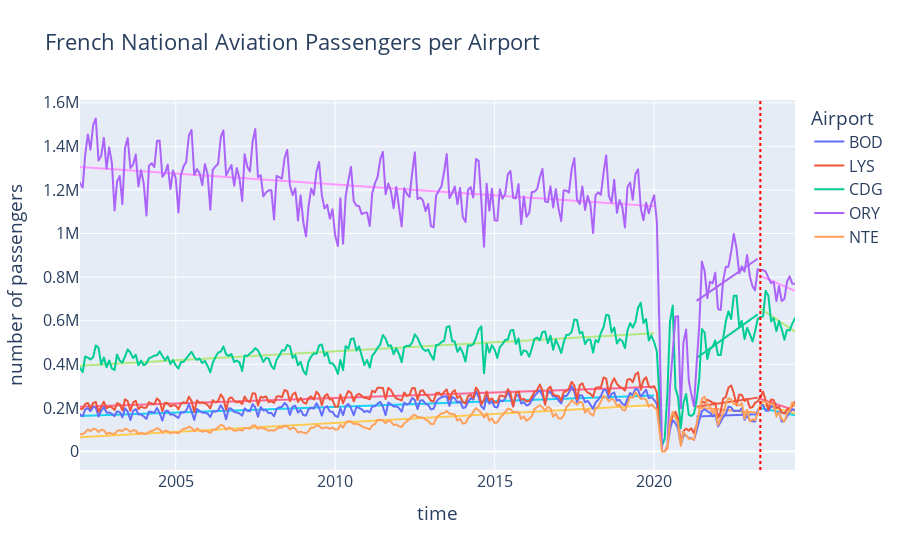

Notebook code for this chart:
### Code cell
#importing data for national airports in France
eurostat_french_airports = pd.read_csv('Data/Eurostat_national_air_passengers_by_French_airports_2002-2024.csv')
french_airports = eurostat_french_airports.iloc[:, -4:-1]
                            
#replacing eurostat format of airport codes into IATA format
french_airports_mapping = {
    'FR_LFBD': 'BOD',
    'FR_LFLL': 'LYS',
    'FR_LFPG': 'CDG',
    'FR_LFPO': 'ORY',
    'FR_LFRS': 'NTE'
}

french_airports['rep_airp'] = french_airports['rep_airp'].replace(french_airports_mapping)

#sorting data pre, post Covid and after regulation
french_airports_preCovid = french_airports[french_airports['TIME_PERIOD'] <= '2020-01']
french_airports_postCovid = french_airports[(french_airports['TIME_PERIOD'] >= '2021-05') & (french_airports['TIME_PERIOD'] <= '2023-04')]
french_airports_after_regulation = french_airports[french_airports['TIME_PERIOD'] >= '2023-05']

#define a function that will print trendline equations
def print_trendline_equations(period_name, data, time_column, value_column):
    print(f"\nTrendline equations for {period_name}:")
    for airport in data['rep_airp'].unique():
        airport_data = data[data['rep_airp'] == airport]
        time_numeric = pd.to_datetime(airport_data[time_column]).map(pd.Timestamp.toordinal)
        trend = np.polyfit(time_numeric, airport_data[value_column], 1)
        slope, intercept = trend
        print(f"{airport}: y = {slope:.2f}x + {intercept:.2f}")

#prints trendline equations
print_trendline_equations("pre-Covid", french_airports_preCovid, 'TIME_PERIOD', 'OBS_VALUE')
print_trendline_equations("post-Covid", french_airports_postCovid, 'TIME_PERIOD', 'OBS_VALUE')
print_trendline_equations("after regulation", french_airports_after_regulation, 'TIME_PERIOD', 'OBS_VALUE')

#graphing data for national airports in France
fig2 = px.line(french_airports, 
              x='TIME_PERIOD', 
              y='OBS_VALUE', 
              color='rep_airp',
              labels={'TIME_PERIOD': 'time', 'OBS_VALUE': 'number of passengers', 'rep_airp': 'Airport'},
              title='French National Aviation Passengers per Airport',
              )

#plotting trendlines pre and post Covid
for airport in french_airports_preCovid['rep_airp'].unique():
    airport_data = french_airports_preCovid[french_airports_preCovid['rep_airp'] == airport]
    time_numeric = pd.to_datetime(airport_data['TIME_PERIOD']).map(pd.Timestamp.toordinal)
    trend = np.polyfit(time_numeric, airport_data['OBS_VALUE'], 1)
    trendline = trend[0] * time_numeric + trend[1]
    fig2.add_scatter(
        x=airport_data['TIME_PERIOD'], 
        y=trendline, 
        mode='lines', 
        name=f'{airport} Trendline',
        showlegend= False
    )

for airport in french_airports_postCovid['rep_airp'].unique():
    airport_data = french_airports_postCovid[french_airports_postCovid['rep_airp'] == airport]
    time_numeric = pd.to_datetime(airport_data['TIME_PERIOD']).map(pd.Timestamp.toordinal)
    trend = np.polyfit(time_numeric, airport_data['OBS_VALUE'], 1)
    trendline = trend[0] * time_numeric + trend[1]
    fig2.add_scatter(
        x=airport_data['TIME_PERIOD'], 
        y=trendline, 
        mode='lines', 
        name=f'{airport} Trendline',
        showlegend= False
    )

for airport in french_airports_after_regulation['rep_airp'].unique():
    airport_data = french_airports_after_regulation[french_airports_after_regulation['rep_airp'] == airport]
    time_numeric = pd.to_datetime(airport_data['TIME_PERIOD']).map(pd.Timestamp.toordinal)
    trend = np.polyfit(time_numeric, airport_data['OBS_VALUE'], 1)
    trendline = trend[0] * time_numeric + trend[1]
    fig2.add_scatter(
        x=airport_data['TIME_PERIOD'], 
        y=trendline, 
        mode='lines', 
        name=f'{airport} Trendline',
        showlegend= False
    )

fig2.add_vline(x='2023-05', line_width=2, line_dash='dot', line_color='red')

fig2.update_layout(height = 550, 
    font = dict(size = 16))

fig2.show()

### Figure 1 — Plotly figure (JSON) as saved in the notebook; plotly's stock layout.template omitted (floating-point values rounded to 4 significant figures; data arrays with more than 128 entries replaced by an {"elided": "..."} marker saying what was removed)
{"data": [{"hovertemplate": "Airport=BOD<br>time=%{x}<br>number of passengers=%{y}<extra></extra>", "legendgroup": "BOD", "line": {"color": "#636efa", "dash": "solid"}, "marker": {"symbol": "circle"}, "mode": "lines", "name": "BOD", "showlegend": true, "type": "scattergl", "x": {"elided": "270 str values"}, "xaxis": "x", "y": {"elided": "270 int values"}, "yaxis": "y"}, {"hovertemplate": "Airport=LYS<br>time=%{x}<br>number of passengers=%{y}<extra></extra>", "legendgroup": "LYS", "line": {"color": "#EF553B", "dash": "solid"}, "marker": {"symbol": "circle"}, "mode": "lines", "name": "LYS", "showlegend": true, "type": "scattergl", "x": {"elided": "270 str values"}, "xaxis": "x", "y": {"elided": "270 int values"}, "yaxis": "y"}, {"hovertemplate": "Airport=CDG<br>time=%{x}<br>number of passengers=%{y}<extra></extra>", "legendgroup": "CDG", "line": {"color": "#00cc96", "dash": "solid"}, "marker": {"symbol": "circle"}, "mode": "lines", "name": "CDG", "showlegend": true, "type": "scattergl", "x": {"elided": "270 str values"}, "xaxis": "x", "y": {"elided": "270 int values"}, "yaxis": "y"}, {"hovertemplate": "Airport=ORY<br>time=%{x}<br>number of passengers=%{y}<extra></extra>", "legendgroup": "ORY", "line": {"color": "#ab63fa", "dash": "solid"}, "marker": {"symbol": "circle"}, "mode": "lines", "name": "ORY", "showlegend": true, "type": "scattergl", "x": {"elided": "270 str values"}, "xaxis": "x", "y": {"elided": "270 int values"}, "yaxis": "y"}, {"hovertemplate": "Airport=NTE<br>time=%{x}<br>number of passengers=%{y}<extra></extra>", "legendgroup": "NTE", "line": {"color": "#FFA15A", "dash": "solid"}, "marker": {"symbol": "circle"}, "mode": "lines", "name": "NTE", "showlegend": true, "type": "scattergl", "x": {"elided": "270 str values"}, "xaxis": "x", "y": {"elided": "270 int values"}, "yaxis": "y"}, {"mode": "lines", "name": "BOD Trendline", "showlegend": false, "type": "scatter", "x": {"elided": "217 str values"}, "y": {"elided": "217 float values"}}, {"mode": "lines", "name": "LYS Trendline", "showlegend": false, "type": "scatter", "x": {"elided": "217 str values"}, "y": {"elided": "217 float values"}}, {"mode": "lines", "name": "CDG Trendline", "showlegend": false, "type": "scatter", "x": {"elided": "217 str values"}, "y": {"elided": "217 float values"}}, {"mode": "lines", "name": "ORY Trendline", "showlegend": false, "type": "scatter", "x": {"elided": "217 str values"}, "y": {"elided": "217 float values"}}, {"mode": "lines", "name": "NTE Trendline", "showlegend": false, "type": "scatter", "x": {"elided": "217 str values"}, "y": {"elided": "217 float values"}}, {"mode": "lines", "name": "BOD Trendline", "showlegend": false, "type": "scatter", "x": ["2021-05", "2021-06", "2021-07", "2021-08", "2021-09", "2021-10", "2021-11", "2021-12", "2022-01", "2022-02", "2022-03", "2022-04", "2022-05", "2022-06", "2022-07", "2022-08", "2022-09", "2022-10", "2022-11", "2022-12", "2023-01", "2023-02", "2023-03", "2023-04"], "y": [160600.0, 161100.0, 161500.0, 161900.0, 162300.0, 162800.0, 163200.0, 163600.0, 164100.0, 164500.0, 164900.0, 165300.0, 165700.0, 166200.0, 166600.0, 167000.0, 167500.0, 167900.0, 168300.0, 168700.0, 169200.0, 169600.0, 170000.0, 170400.0]}, {"mode": "lines", "name": "LYS Trendline", "showlegend": false, "type": "scatter", "x": ["2021-05", "2021-06", "2021-07", "2021-08", "2021-09", "2021-10", "2021-11", "2021-12", "2022-01", "2022-02", "2022-03", "2022-04", "2022-05", "2022-06", "2022-07", "2022-08", "2022-09", "2022-10", "2022-11", "2022-12", "2023-01", "2023-02", "2023-03", "2023-04"], "y": [205400.0, 207200.0, 209000.0, 210900.0, 212700.0, 214500.0, 216400.0, 218200.0, 220000.0, 221900.0, 223600.0, 225400.0, 227200.0, 229100.0, 230900.0, 232700.0, 234600.0, 236400.0, 238200.0, 240000.0, 241900.0, 243700.0, 245400.0, 247200.0]}, {"mode": "lines", "name": "CDG Trendline", "showlegend": false, "type": "scatter", "x": ["2021-05", "2021-06", "2021-07", "2021-08", "2021-09", "2021-10", "2021-11", "2021-12", "2022-01", "2022-02", "2022-03", "2022-04", "2022-05", "2022-06", "2022-07", "2022-08", "2022-09", "2022-10", "2022-11", "2022-12", "2023-01", "2023-02", "2023-03", "2023-04"], "y": [428900.0, 437800.0, 446300.0, 455200.0, 464100.0, 472700.0, 481500.0, 490100.0, 499000.0, 507900.0, 515900.0, 524800.0, 533400.0, 542200.0, 550800.0, 559700.0, 568600.0, 577100.0, 586000.0, 594600.0, 603500.0, 612400.0, 620400.0, 629200.0]}, {"mode": "lines", "name": "ORY Trendline", "showlegend": false, "type": "scatter", "x": ["2021-05", "2021-06", "2021-07", "2021-08", "2021-09", "2021-10", "2021-11", "2021-12", "2022-01", "2022-02", "2022-03", "2022-04", "2022-05", "2022-06", "2022-07", "2022-08", "2022-09", "2022-10", "2022-11", "2022-12", "2023-01", "2023-02", "2023-03", "2023-04"], "y": [691000.0, 699600.0, 707900.0, 716500.0, 725100.0, 733400.0, 741900.0, 750200.0, 758800.0, 767400.0, 775100.0, 783700.0, 792000.0, 800600.0, 808900.0, 817400.0, 826000.0, 834300.0, 842900.0, 851200.0, 859700.0, 868300.0, 876100.0, 884600.0]}, {"mode": "lines", "name": "NTE Trendline", "showlegend": false, "type": "scatter", "x": ["2021-05", "2021-06", "2021-07", "2021-08", "2021-09", "2021-10", "2021-11", "2021-12", "2022-01", "2022-02", "2022-03", "2022-04", "2022-05", "2022-06", "2022-07", "2022-08", "2022-09", "2022-10", "2022-11", "2022-12", "2023-01", "2023-02", "2023-03", "2023-04"], "y": [202000.0, 200900.0, 199800.0, 198800.0, 197700.0, 196600.0, 195500.0, 194500.0, 193400.0, 192300.0, 191400.0, 190300.0, 189200.0, 188200.0, 187100.0, 186000.0, 184900.0, 183900.0, 182800.0, 181800.0, 180700.0, 179600.0, 178600.0, 177600.0]}, {"mode": "lines", "name": "BOD Trendline", "showlegend": false, "type": "scatter", "x": ["2023-05", "2023-06", "2023-07", "2023-08", "2023-09", "2023-10", "2023-11", "2023-12", "2024-01", "2024-02", "2024-03", "2024-04", "2024-05", "2024-06"], "y": [200000.0, 197300.0, 194700.0, 192100.0, 189400.0, 186800.0, 184200.0, 181600.0, 178900.0, 176200.0, 173800.0, 171100.0, 168500.0, 165800.0]}, {"mode": "lines", "name": "LYS Trendline", "showlegend": false, "type": "scatter", "x": ["2023-05", "2023-06", "2023-07", "2023-08", "2023-09", "2023-10", "2023-11", "2023-12", "2024-01", "2024-02", "2024-03", "2024-04", "2024-05", "2024-06"], "y": [241200.0, 237100.0, 233100.0, 229000.0, 224900.0, 220900.0, 216800.0, 212900.0, 208800.0, 204700.0, 200800.0, 196700.0, 192800.0, 188700.0]}, {"mode": "lines", "name": "CDG Trendline", "showlegend": false, "type": "scatter", "x": ["2023-05", "2023-06", "2023-07", "2023-08", "2023-09", "2023-10", "2023-11", "2023-12", "2024-01", "2024-02", "2024-03", "2024-04", "2024-05", "2024-06"], "y": [655200.0, 647000.0, 639000.0, 630800.0, 622500.0, 614600.0, 606300.0, 598400.0, 590100.0, 581900.0, 574200.0, 565900.0, 558000.0, 549700.0]}, {"mode": "lines", "name": "ORY Trendline", "showlegend": false, "type": "scatter", "x": ["2023-05", "2023-06", "2023-07", "2023-08", "2023-09", "2023-10", "2023-11", "2023-12", "2024-01", "2024-02", "2024-03", "2024-04", "2024-05", "2024-06"], "y": [805800.0, 800400.0, 795300.0, 789900.0, 784600.0, 779400.0, 774000.0, 768800.0, 763500.0, 758100.0, 753100.0, 747800.0, 742600.0, 737300.0]}, {"mode": "lines", "name": "NTE Trendline", "showlegend": false, "type": "scatter", "x": ["2023-05", "2023-06", "2023-07", "2023-08", "2023-09", "2023-10", "2023-11", "2023-12", "2024-01", "2024-02", "2024-03", "2024-04", "2024-05", "2024-06"], "y": [216400.0, 213200.0, 210100.0, 206900.0, 203800.0, 200700.0, 197500.0, 194400.0, 191300.0, 188100.0, 185100.0, 181900.0, 178800.0, 175700.0]}], "layout": {"font": {"size": 16}, "height": 550, "legend": {"title": {"text": "Airport"}, "tracegroupgap": 0}, "shapes": [{"line": {"color": "red", "dash": "dot", "width": 2}, "type": "line", "x0": "2023-05", "x1": "2023-05", "xref": "x", "y0": 0, "y1": 1, "yref": "y domain"}], "title": {"text": "French National Aviation Passengers per Airport"}, "xaxis": {"anchor": "y", "domain": [0, 1], "title": {"text": "time"}}, "yaxis": {"anchor": "x", "domain": [0, 1], "title": {"text": "number of passengers"}}}}
